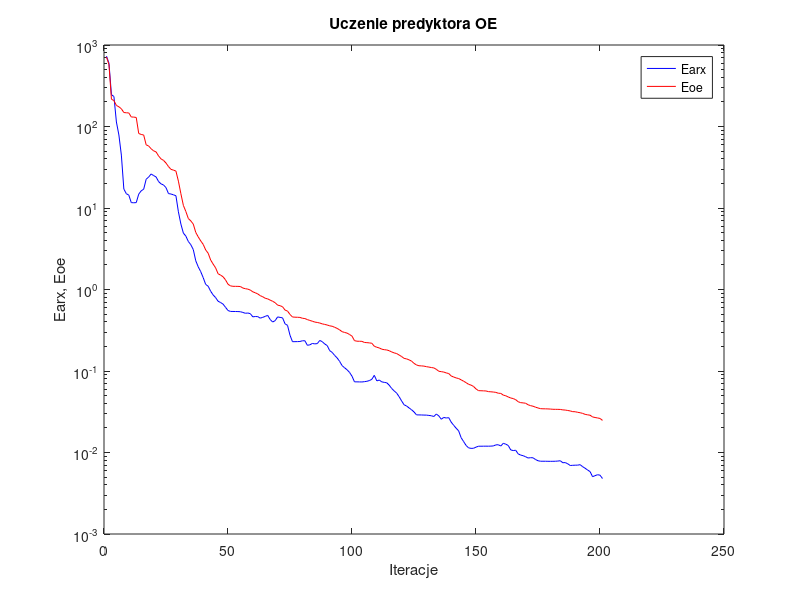
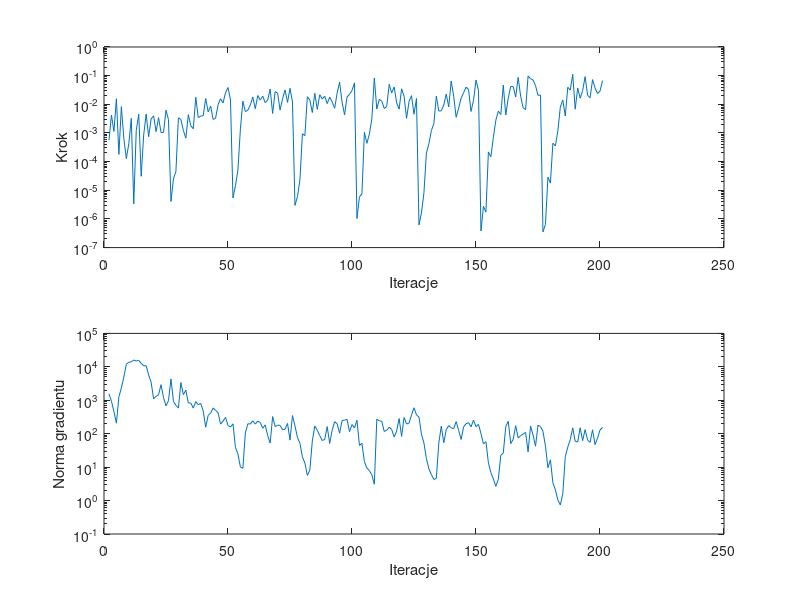

These figures' MATLAB source, in order:
%uczenie predyktora oe
clear all;
n=0; farx(n+1)=7.305929e+002; foe(n+1)=7.127307e+002; wspucz(n+1)=0.000000e+000; ng(n+1)=0.000000e+000;
%odnowa zmiennej metryki
n=1; farx(n+1)=5.971635e+002; foe(n+1)=5.753221e+002; krok(n+1)=5.534736e-004; ng(n+1)=1.560336e+003;
n=2; farx(n+1)=2.452291e+002; foe(n+1)=2.160370e+002; krok(n+1)=4.236653e-003; ng(n+1)=9.384723e+002;
n=3; farx(n+1)=2.337145e+002; foe(n+1)=2.083465e+002; krok(n+1)=1.133637e-003; ng(n+1)=4.568252e+002;
n=4; farx(n+1)=1.135886e+002; foe(n+1)=1.813433e+002; krok(n+1)=1.559909e-002; ng(n+1)=2.068282e+002;
n=5; farx(n+1)=7.879776e+001; foe(n+1)=1.744930e+002; krok(n+1)=1.784716e-004; ng(n+1)=1.272661e+003;
n=6; farx(n+1)=4.460169e+001; foe(n+1)=1.650665e+002; krok(n+1)=8.300976e-003; ng(n+1)=2.319680e+003;
n=7; farx(n+1)=1.707757e+001; foe(n+1)=1.484283e+002; krok(n+1)=6.459813e-004; ng(n+1)=4.938469e+003;
n=8; farx(n+1)=1.498343e+001; foe(n+1)=1.474043e+002; krok(n+1)=1.270135e-004; ng(n+1)=1.206755e+004;
n=9; farx(n+1)=1.438266e+001; foe(n+1)=1.467466e+002; krok(n+1)=4.187132e-004; ng(n+1)=1.363008e+004;
n=10; farx(n+1)=1.163866e+001; foe(n+1)=1.308309e+002; krok(n+1)=3.234251e-003; ng(n+1)=1.419217e+004;
n=11; farx(n+1)=1.159749e+001; foe(n+1)=1.304960e+002; krok(n+1)=3.348616e-006; ng(n+1)=1.594562e+004;
n=12; farx(n+1)=1.164346e+001; foe(n+1)=1.290148e+002; krok(n+1)=1.212360e-003; ng(n+1)=1.492309e+004;
n=13; farx(n+1)=1.479877e+001; foe(n+1)=8.209325e+001; krok(n+1)=4.550450e-003; ng(n+1)=1.561291e+004;
n=14; farx(n+1)=1.625455e+001; foe(n+1)=7.988436e+001; krok(n+1)=3.079431e-005; ng(n+1)=1.264627e+004;
n=15; farx(n+1)=1.699901e+001; foe(n+1)=7.866313e+001; krok(n+1)=8.500296e-004; ng(n+1)=1.072791e+004;
n=16; farx(n+1)=2.254149e+001; foe(n+1)=5.960288e+001; krok(n+1)=4.586643e-003; ng(n+1)=1.072054e+004;
n=17; farx(n+1)=2.397163e+001; foe(n+1)=5.768514e+001; krok(n+1)=7.368272e-004; ng(n+1)=5.713383e+003;
n=18; farx(n+1)=2.615105e+001; foe(n+1)=5.333555e+001; krok(n+1)=3.096185e-003; ng(n+1)=3.470567e+003;
n=19; farx(n+1)=2.501212e+001; foe(n+1)=5.029659e+001; krok(n+1)=3.965892e-003; ng(n+1)=1.101069e+003;
n=20; farx(n+1)=2.404707e+001; foe(n+1)=4.877115e+001; krok(n+1)=1.116025e-003; ng(n+1)=1.309768e+003;
n=21; farx(n+1)=2.111559e+001; foe(n+1)=4.353086e+001; krok(n+1)=3.416071e-003; ng(n+1)=1.465867e+003;
n=22; farx(n+1)=1.978092e+001; foe(n+1)=4.004777e+001; krok(n+1)=1.037622e-003; ng(n+1)=2.923053e+003;
n=23; farx(n+1)=1.917167e+001; foe(n+1)=3.840086e+001; krok(n+1)=1.037622e-003; ng(n+1)=1.199904e+003;
n=24; farx(n+1)=1.777910e+001; foe(n+1)=3.560824e+001; krok(n+1)=6.256921e-003; ng(n+1)=6.799708e+002;
n=25; farx(n+1)=1.502008e+001; foe(n+1)=3.224477e+001; krok(n+1)=2.926191e-003; ng(n+1)=9.710307e+002;
%odnowa zmiennej metryki
n=26; farx(n+1)=1.485024e+001; foe(n+1)=2.981132e+001; krok(n+1)=4.053211e-006; ng(n+1)=4.347319e+003;
n=27; farx(n+1)=1.451612e+001; foe(n+1)=2.916889e+001; krok(n+1)=2.480406e-005; ng(n+1)=9.167963e+002;
n=28; farx(n+1)=1.414955e+001; foe(n+1)=2.837670e+001; krok(n+1)=4.572173e-005; ng(n+1)=7.029172e+002;
n=29; farx(n+1)=8.980877e+000; foe(n+1)=2.135655e+001; krok(n+1)=3.373181e-003; ng(n+1)=5.840256e+002;
n=30; farx(n+1)=6.355485e+000; foe(n+1)=1.497111e+001; krok(n+1)=2.957764e-003; ng(n+1)=3.394554e+003;
n=31; farx(n+1)=4.926743e+000; foe(n+1)=1.077552e+001; krok(n+1)=1.224233e-003; ng(n+1)=1.468053e+003;
n=32; farx(n+1)=4.519671e+000; foe(n+1)=9.064639e+000; krok(n+1)=6.586506e-004; ng(n+1)=2.013634e+003;
n=33; farx(n+1)=3.885812e+000; foe(n+1)=7.428109e+000; krok(n+1)=4.337081e-003; ng(n+1)=8.347873e+002;
n=34; farx(n+1)=3.546522e+000; foe(n+1)=6.943820e+000; krok(n+1)=1.790920e-003; ng(n+1)=8.243222e+002;
n=35; farx(n+1)=3.091326e+000; foe(n+1)=6.349034e+000; krok(n+1)=1.402081e-003; ng(n+1)=5.826186e+002;
n=36; farx(n+1)=2.250090e+000; foe(n+1)=5.014490e+000; krok(n+1)=1.763378e-002; ng(n+1)=9.057997e+002;
n=37; farx(n+1)=1.896272e+000; foe(n+1)=4.418409e+000; krok(n+1)=3.446556e-003; ng(n+1)=7.380230e+002;
n=38; farx(n+1)=1.655087e+000; foe(n+1)=3.946047e+000; krok(n+1)=3.907882e-003; ng(n+1)=8.059329e+002;
n=39; farx(n+1)=1.398567e+000; foe(n+1)=3.578953e+000; krok(n+1)=3.990929e-003; ng(n+1)=4.755196e+002;
n=40; farx(n+1)=1.154226e+000; foe(n+1)=3.056620e+000; krok(n+1)=1.586357e-002; ng(n+1)=1.560571e+002;
n=41; farx(n+1)=1.097338e+000; foe(n+1)=2.788180e+000; krok(n+1)=5.433546e-003; ng(n+1)=3.533652e+002;
n=42; farx(n+1)=9.530951e-001; foe(n+1)=2.303388e+000; krok(n+1)=8.704305e-003; ng(n+1)=4.160671e+002;
n=43; farx(n+1)=8.582462e-001; foe(n+1)=2.050989e+000; krok(n+1)=2.972972e-003; ng(n+1)=5.882226e+002;
n=44; farx(n+1)=7.959254e-001; foe(n+1)=1.844242e+000; krok(n+1)=3.303815e-003; ng(n+1)=4.985917e+002;
n=45; farx(n+1)=7.176754e-001; foe(n+1)=1.560415e+000; krok(n+1)=9.767882e-003; ng(n+1)=4.245944e+002;
n=46; farx(n+1)=6.924184e-001; foe(n+1)=1.502353e+000; krok(n+1)=1.567500e-002; ng(n+1)=1.931041e+002;
n=47; farx(n+1)=6.620504e-001; foe(n+1)=1.433708e+000; krok(n+1)=1.111520e-002; ng(n+1)=2.402759e+002;
n=48; farx(n+1)=6.046124e-001; foe(n+1)=1.312875e+000; krok(n+1)=2.550930e-002; ng(n+1)=3.053815e+002;
n=49; farx(n+1)=5.523577e-001; foe(n+1)=1.159964e+000; krok(n+1)=3.852379e-002; ng(n+1)=1.760806e+002;
n=50; farx(n+1)=5.383339e-001; foe(n+1)=1.107750e+000; krok(n+1)=1.417782e-002; ng(n+1)=1.576256e+002;
%odnowa zmiennej metryki
n=51; farx(n+1)=5.376786e-001; foe(n+1)=1.094443e+000; krok(n+1)=5.412384e-006; ng(n+1)=1.973074e+002;
n=52; farx(n+1)=5.370639e-001; foe(n+1)=1.093506e+000; krok(n+1)=1.447119e-005; ng(n+1)=3.866329e+001;
n=53; farx(n+1)=5.361392e-001; foe(n+1)=1.092478e+000; krok(n+1)=5.097701e-005; ng(n+1)=2.499185e+001;
n=54; farx(n+1)=5.336592e-001; foe(n+1)=1.087876e+000; krok(n+1)=1.389400e-003; ng(n+1)=1.006914e+001;
n=55; farx(n+1)=5.231712e-001; foe(n+1)=1.041932e+000; krok(n+1)=1.285709e-002; ng(n+1)=9.232227e+000;
n=56; farx(n+1)=5.110080e-001; foe(n+1)=1.023374e+000; krok(n+1)=5.548179e-003; ng(n+1)=1.057025e+002;
n=57; farx(n+1)=5.147188e-001; foe(n+1)=1.010584e+000; krok(n+1)=6.192369e-003; ng(n+1)=1.986121e+002;
n=58; farx(n+1)=5.051328e-001; foe(n+1)=9.840731e-001; krok(n+1)=9.436540e-003; ng(n+1)=1.941523e+002;
n=59; farx(n+1)=4.619700e-001; foe(n+1)=9.366912e-001; krok(n+1)=1.792791e-002; ng(n+1)=2.440076e+002;
n=60; farx(n+1)=4.660558e-001; foe(n+1)=9.116877e-001; krok(n+1)=6.980962e-003; ng(n+1)=1.937793e+002;
n=61; farx(n+1)=4.648871e-001; foe(n+1)=8.823662e-001; krok(n+1)=2.025137e-002; ng(n+1)=2.371892e+002;
n=62; farx(n+1)=4.450254e-001; foe(n+1)=8.404889e-001; krok(n+1)=1.406421e-002; ng(n+1)=2.169550e+002;
n=63; farx(n+1)=4.551478e-001; foe(n+1)=8.149484e-001; krok(n+1)=1.923658e-002; ng(n+1)=1.457862e+002;
n=64; farx(n+1)=4.680663e-001; foe(n+1)=7.811166e-001; krok(n+1)=1.142218e-002; ng(n+1)=1.833801e+002;
n=65; farx(n+1)=4.811448e-001; foe(n+1)=7.672556e-001; krok(n+1)=1.406421e-002; ng(n+1)=8.786350e+001;
n=66; farx(n+1)=4.289021e-001; foe(n+1)=7.409087e-001; krok(n+1)=3.406610e-002; ng(n+1)=5.243057e+001;
n=67; farx(n+1)=3.994457e-001; foe(n+1)=7.172857e-001; krok(n+1)=4.782427e-003; ng(n+1)=3.257162e+002;
n=68; farx(n+1)=4.143872e-001; foe(n+1)=6.886270e-001; krok(n+1)=2.762153e-002; ng(n+1)=1.630979e+002;
n=69; farx(n+1)=4.609319e-001; foe(n+1)=6.432342e-001; krok(n+1)=2.452306e-002; ng(n+1)=1.793497e+002;
n=70; farx(n+1)=4.546369e-001; foe(n+1)=6.328063e-001; krok(n+1)=6.303106e-003; ng(n+1)=1.776399e+002;
n=71; farx(n+1)=4.490038e-001; foe(n+1)=6.142467e-001; krok(n+1)=1.556427e-002; ng(n+1)=1.315951e+002;
n=72; farx(n+1)=3.793143e-001; foe(n+1)=5.592948e-001; krok(n+1)=3.172883e-002; ng(n+1)=1.356889e+002;
n=73; farx(n+1)=3.631683e-001; foe(n+1)=5.437284e-001; krok(n+1)=1.165759e-002; ng(n+1)=2.026849e+002;
n=74; farx(n+1)=2.747550e-001; foe(n+1)=4.941707e-001; krok(n+1)=3.618094e-002; ng(n+1)=6.420246e+001;
n=75; farx(n+1)=2.289671e-001; foe(n+1)=4.601131e-001; krok(n+1)=1.203834e-002; ng(n+1)=3.497788e+002;
%odnowa zmiennej metryki
n=76; farx(n+1)=2.291345e-001; foe(n+1)=4.574256e-001; krok(n+1)=2.960578e-006; ng(n+1)=1.726709e+002;
n=77; farx(n+1)=2.294422e-001; foe(n+1)=4.562746e-001; krok(n+1)=6.005855e-006; ng(n+1)=7.776678e+001;
n=78; farx(n+1)=2.301598e-001; foe(n+1)=4.544788e-001; krok(n+1)=2.323045e-005; ng(n+1)=5.154653e+001;
n=79; farx(n+1)=2.349112e-001; foe(n+1)=4.437662e-001; krok(n+1)=9.382450e-004; ng(n+1)=2.023764e+001;
n=80; farx(n+1)=2.352143e-001; foe(n+1)=4.399087e-001; krok(n+1)=8.058731e-004; ng(n+1)=1.328423e+001;
n=81; farx(n+1)=2.067574e-001; foe(n+1)=4.274737e-001; krok(n+1)=1.840296e-002; ng(n+1)=5.653145e+000;
n=82; farx(n+1)=2.095095e-001; foe(n+1)=4.171656e-001; krok(n+1)=1.406421e-002; ng(n+1)=8.158831e+000;
n=83; farx(n+1)=2.177080e-001; foe(n+1)=4.083596e-001; krok(n+1)=5.173682e-003; ng(n+1)=6.061935e+001;
n=84; farx(n+1)=2.152899e-001; foe(n+1)=3.983599e-001; krok(n+1)=2.419175e-002; ng(n+1)=1.703651e+002;
n=85; farx(n+1)=2.168189e-001; foe(n+1)=3.941942e-001; krok(n+1)=6.669234e-003; ng(n+1)=1.261726e+002;
n=86; farx(n+1)=2.371477e-001; foe(n+1)=3.877441e-001; krok(n+1)=2.160287e-002; ng(n+1)=8.801110e+001;
n=87; farx(n+1)=2.290807e-001; foe(n+1)=3.787721e-001; krok(n+1)=1.540867e-002; ng(n+1)=6.252328e+001;
n=88; farx(n+1)=2.146480e-001; foe(n+1)=3.729234e-001; krok(n+1)=1.906683e-002; ng(n+1)=6.749569e+001;
n=89; farx(n+1)=2.052721e-001; foe(n+1)=3.667053e-001; krok(n+1)=1.058808e-002; ng(n+1)=1.632353e+002;
n=90; farx(n+1)=1.776835e-001; foe(n+1)=3.583762e-001; krok(n+1)=1.779884e-002; ng(n+1)=5.092669e+001;
n=91; farx(n+1)=1.693042e-001; foe(n+1)=3.540218e-001; krok(n+1)=1.214548e-002; ng(n+1)=1.277402e+002;
n=92; farx(n+1)=1.553584e-001; foe(n+1)=3.438721e-001; krok(n+1)=7.242402e-003; ng(n+1)=2.286722e+002;
n=93; farx(n+1)=1.447420e-001; foe(n+1)=3.334412e-001; krok(n+1)=2.452306e-002; ng(n+1)=1.988071e+002;
n=94; farx(n+1)=1.313389e-001; foe(n+1)=3.197921e-001; krok(n+1)=5.908701e-002; ng(n+1)=1.033686e+002;
n=95; farx(n+1)=1.164859e-001; foe(n+1)=3.039098e-001; krok(n+1)=1.184956e-002; ng(n+1)=2.465832e+002;
n=96; farx(n+1)=1.095975e-001; foe(n+1)=2.973089e-001; krok(n+1)=4.290347e-003; ng(n+1)=2.537301e+002;
n=97; farx(n+1)=1.035836e-001; foe(n+1)=2.918565e-001; krok(n+1)=1.797739e-002; ng(n+1)=2.685943e+002;
n=98; farx(n+1)=9.619646e-002; foe(n+1)=2.806455e-001; krok(n+1)=2.243356e-002; ng(n+1)=1.149763e+002;
n=99; farx(n+1)=8.634952e-002; foe(n+1)=2.678857e-001; krok(n+1)=3.034235e-002; ng(n+1)=1.878815e+002;
n=100; farx(n+1)=7.364203e-002; foe(n+1)=2.357513e-001; krok(n+1)=5.606295e-002; ng(n+1)=1.485765e+002;
%odnowa zmiennej metryki
n=101; farx(n+1)=7.359119e-002; foe(n+1)=2.320204e-001; krok(n+1)=1.035965e-006; ng(n+1)=2.522878e+002;
n=102; farx(n+1)=7.347889e-002; foe(n+1)=2.316835e-001; krok(n+1)=5.852529e-006; ng(n+1)=4.447837e+001;
n=103; farx(n+1)=7.336621e-002; foe(n+1)=2.311666e-001; krok(n+1)=7.471755e-006; ng(n+1)=5.154715e+001;
n=104; farx(n+1)=7.399266e-002; foe(n+1)=2.240205e-001; krok(n+1)=1.050273e-003; ng(n+1)=1.463863e+001;
n=105; farx(n+1)=7.479719e-002; foe(n+1)=2.228164e-001; krok(n+1)=4.342261e-004; ng(n+1)=9.412736e+000;
n=106; farx(n+1)=7.629426e-002; foe(n+1)=2.213220e-001; krok(n+1)=9.064776e-004; ng(n+1)=7.885364e+000;
n=107; farx(n+1)=7.906969e-002; foe(n+1)=2.189237e-001; krok(n+1)=3.122142e-003; ng(n+1)=5.895514e+000;
n=108; farx(n+1)=8.853591e-002; foe(n+1)=2.011042e-001; krok(n+1)=8.277891e-002; ng(n+1)=3.074959e+000;
n=109; farx(n+1)=7.563108e-002; foe(n+1)=1.956205e-001; krok(n+1)=6.802533e-003; ng(n+1)=2.724336e+002;
n=110; farx(n+1)=7.740768e-002; foe(n+1)=1.917873e-001; krok(n+1)=1.479563e-002; ng(n+1)=2.428551e+002;
n=111; farx(n+1)=7.360920e-002; foe(n+1)=1.852472e-001; krok(n+1)=1.295158e-002; ng(n+1)=2.355158e+002;
n=112; farx(n+1)=7.252157e-002; foe(n+1)=1.826368e-001; krok(n+1)=7.144846e-003; ng(n+1)=1.163525e+002;
n=113; farx(n+1)=7.176200e-002; foe(n+1)=1.812610e-001; krok(n+1)=8.368557e-003; ng(n+1)=1.272535e+002;
n=114; farx(n+1)=6.702513e-002; foe(n+1)=1.773556e-001; krok(n+1)=4.981739e-002; ng(n+1)=1.559800e+002;
n=115; farx(n+1)=6.106191e-002; foe(n+1)=1.713608e-001; krok(n+1)=2.477353e-002; ng(n+1)=1.335557e+002;
n=116; farx(n+1)=5.700473e-002; foe(n+1)=1.668471e-001; krok(n+1)=4.028924e-002; ng(n+1)=7.981450e+001;
n=117; farx(n+1)=5.355970e-002; foe(n+1)=1.637451e-001; krok(n+1)=1.127471e-002; ng(n+1)=1.204737e+002;
n=118; farx(n+1)=4.842138e-002; foe(n+1)=1.570793e-001; krok(n+1)=6.776891e-003; ng(n+1)=2.842377e+002;
n=119; farx(n+1)=4.293871e-002; foe(n+1)=1.505234e-001; krok(n+1)=3.474191e-002; ng(n+1)=8.279038e+001;
n=120; farx(n+1)=3.851404e-002; foe(n+1)=1.428764e-001; krok(n+1)=1.916842e-002; ng(n+1)=3.048401e+002;
n=121; farx(n+1)=3.722132e-002; foe(n+1)=1.408655e-001; krok(n+1)=3.225080e-003; ng(n+1)=1.950152e+002;
n=122; farx(n+1)=3.524215e-002; foe(n+1)=1.370894e-001; krok(n+1)=1.251384e-002; ng(n+1)=2.080279e+002;
n=123; farx(n+1)=3.349015e-002; foe(n+1)=1.323680e-001; krok(n+1)=2.000182e-002; ng(n+1)=3.607489e+002;
n=124; farx(n+1)=3.146140e-002; foe(n+1)=1.241735e-001; krok(n+1)=4.508154e-003; ng(n+1)=5.980895e+002;
n=125; farx(n+1)=2.895858e-002; foe(n+1)=1.186477e-001; krok(n+1)=1.596372e-002; ng(n+1)=3.641228e+002;
%odnowa zmiennej metryki
n=126; farx(n+1)=2.892092e-002; foe(n+1)=1.159872e-001; krok(n+1)=6.180228e-007; ng(n+1)=3.144590e+002;
n=127; farx(n+1)=2.887477e-002; foe(n+1)=1.155433e-001; krok(n+1)=1.598501e-006; ng(n+1)=9.707360e+001;
n=128; farx(n+1)=2.878290e-002; foe(n+1)=1.148173e-001; krok(n+1)=8.129247e-006; ng(n+1)=5.263588e+001;
n=129; farx(n+1)=2.875719e-002; foe(n+1)=1.130631e-001; krok(n+1)=1.992914e-004; ng(n+1)=1.787490e+001;
n=130; farx(n+1)=2.850679e-002; foe(n+1)=1.117017e-001; krok(n+1)=4.168272e-004; ng(n+1)=8.940368e+000;
n=131; farx(n+1)=2.824058e-002; foe(n+1)=1.103001e-001; krok(n+1)=1.207428e-003; ng(n+1)=6.026242e+000;
n=132; farx(n+1)=2.766179e-002; foe(n+1)=1.091338e-001; krok(n+1)=2.106031e-003; ng(n+1)=4.286154e+000;
n=133; farx(n+1)=2.966897e-002; foe(n+1)=1.048344e-001; krok(n+1)=1.936662e-002; ng(n+1)=4.626141e+000;
n=134; farx(n+1)=2.813377e-002; foe(n+1)=9.923981e-002; krok(n+1)=5.792131e-003; ng(n+1)=5.294205e+001;
n=135; farx(n+1)=2.559485e-002; foe(n+1)=9.821753e-002; krok(n+1)=5.924781e-003; ng(n+1)=1.680579e+002;
n=136; farx(n+1)=2.694110e-002; foe(n+1)=9.701787e-002; krok(n+1)=9.378531e-003; ng(n+1)=5.382314e+001;
n=137; farx(n+1)=2.649687e-002; foe(n+1)=9.477333e-002; krok(n+1)=2.272818e-002; ng(n+1)=1.313015e+002;
n=138; farx(n+1)=2.677404e-002; foe(n+1)=9.308450e-002; krok(n+1)=8.111094e-003; ng(n+1)=1.747533e+002;
n=139; farx(n+1)=2.356838e-002; foe(n+1)=8.696324e-002; krok(n+1)=6.504518e-002; ng(n+1)=1.497293e+002;
n=140; farx(n+1)=2.157216e-002; foe(n+1)=8.435089e-002; krok(n+1)=1.922414e-002; ng(n+1)=1.414318e+002;
n=141; farx(n+1)=1.985824e-002; foe(n+1)=8.225364e-002; krok(n+1)=3.514634e-003; ng(n+1)=2.298490e+002;
n=142; farx(n+1)=1.842738e-002; foe(n+1)=8.080295e-002; krok(n+1)=7.366454e-003; ng(n+1)=1.259379e+002;
n=143; farx(n+1)=1.520245e-002; foe(n+1)=7.793105e-002; krok(n+1)=1.640862e-002; ng(n+1)=6.711557e+001;
n=144; farx(n+1)=1.362600e-002; foe(n+1)=7.500918e-002; krok(n+1)=2.550930e-002; ng(n+1)=1.601764e+002;
n=145; farx(n+1)=1.220955e-002; foe(n+1)=7.195221e-002; krok(n+1)=3.948745e-002; ng(n+1)=1.991524e+002;
n=146; farx(n+1)=1.140900e-002; foe(n+1)=6.869741e-002; krok(n+1)=3.320390e-002; ng(n+1)=2.136933e+002;
n=147; farx(n+1)=1.124030e-002; foe(n+1)=6.711787e-002; krok(n+1)=5.608324e-003; ng(n+1)=1.601417e+002;
n=148; farx(n+1)=1.126956e-002; foe(n+1)=6.463050e-002; krok(n+1)=1.391254e-002; ng(n+1)=2.552846e+002;
n=149; farx(n+1)=1.163282e-002; foe(n+1)=6.031194e-002; krok(n+1)=7.045190e-002; ng(n+1)=1.621789e+002;
n=150; farx(n+1)=1.194367e-002; foe(n+1)=5.739976e-002; krok(n+1)=3.026697e-002; ng(n+1)=1.907753e+002;
%odnowa zmiennej metryki
n=151; farx(n+1)=1.194349e-002; foe(n+1)=5.725120e-002; krok(n+1)=3.793929e-007; ng(n+1)=1.007558e+002;
n=152; farx(n+1)=1.195121e-002; foe(n+1)=5.707972e-002; krok(n+1)=2.770138e-006; ng(n+1)=4.972662e+001;
n=153; farx(n+1)=1.196285e-002; foe(n+1)=5.691073e-002; krok(n+1)=1.729350e-006; ng(n+1)=5.803741e+001;
n=154; farx(n+1)=1.194925e-002; foe(n+1)=5.585251e-002; krok(n+1)=2.178502e-004; ng(n+1)=1.347218e+001;
n=155; farx(n+1)=1.198097e-002; foe(n+1)=5.556613e-002; krok(n+1)=1.472618e-004; ng(n+1)=6.827660e+000;
n=156; farx(n+1)=1.203967e-002; foe(n+1)=5.520260e-002; krok(n+1)=7.010405e-004; ng(n+1)=4.469581e+000;
n=157; farx(n+1)=1.240208e-002; foe(n+1)=5.468011e-002; krok(n+1)=2.774090e-003; ng(n+1)=2.661664e+000;
n=158; farx(n+1)=1.245232e-002; foe(n+1)=5.336565e-002; krok(n+1)=5.788172e-003; ng(n+1)=4.392727e+000;
n=159; farx(n+1)=1.200645e-002; foe(n+1)=5.313577e-002; krok(n+1)=4.375565e-003; ng(n+1)=2.255735e+001;
n=160; farx(n+1)=1.296299e-002; foe(n+1)=5.058068e-002; krok(n+1)=4.663645e-002; ng(n+1)=2.626610e+001;
n=161; farx(n+1)=1.265291e-002; foe(n+1)=4.966338e-002; krok(n+1)=4.221744e-003; ng(n+1)=1.633575e+002;
n=162; farx(n+1)=1.219905e-002; foe(n+1)=4.803798e-002; krok(n+1)=1.685330e-002; ng(n+1)=2.350336e+002;
n=163; farx(n+1)=1.076205e-002; foe(n+1)=4.664875e-002; krok(n+1)=4.186607e-002; ng(n+1)=5.057728e+001;
n=164; farx(n+1)=1.055781e-002; foe(n+1)=4.589634e-002; krok(n+1)=4.134280e-002; ng(n+1)=6.840975e+001;
n=165; farx(n+1)=1.066452e-002; foe(n+1)=4.449008e-002; krok(n+1)=1.791379e-002; ng(n+1)=1.731831e+002;
n=166; farx(n+1)=9.627485e-003; foe(n+1)=4.198507e-002; krok(n+1)=8.693674e-002; ng(n+1)=7.417904e+001;
n=167; farx(n+1)=9.301351e-003; foe(n+1)=4.090436e-002; krok(n+1)=1.916842e-002; ng(n+1)=8.762373e+001;
n=168; farx(n+1)=9.137731e-003; foe(n+1)=4.061522e-002; krok(n+1)=7.609550e-003; ng(n+1)=9.701516e+001;
n=169; farx(n+1)=8.876963e-003; foe(n+1)=4.023900e-002; krok(n+1)=6.516379e-003; ng(n+1)=1.090804e+002;
n=170; farx(n+1)=8.557295e-003; foe(n+1)=3.853686e-002; krok(n+1)=9.790078e-002; ng(n+1)=2.873733e+001;
n=171; farx(n+1)=8.640543e-003; foe(n+1)=3.758860e-002; krok(n+1)=7.799474e-002; ng(n+1)=1.692319e+002;
n=172; farx(n+1)=8.609563e-003; foe(n+1)=3.696272e-002; krok(n+1)=7.053511e-002; ng(n+1)=9.225177e+001;
n=173; farx(n+1)=8.203061e-003; foe(n+1)=3.597761e-002; krok(n+1)=4.486659e-002; ng(n+1)=4.233966e+001;
n=174; farx(n+1)=7.923253e-003; foe(n+1)=3.519398e-002; krok(n+1)=2.054980e-002; ng(n+1)=1.796820e+002;
n=175; farx(n+1)=7.814856e-003; foe(n+1)=3.452292e-002; krok(n+1)=2.097129e-002; ng(n+1)=1.631515e+002;
%odnowa zmiennej metryki
n=176; farx(n+1)=7.813388e-003; foe(n+1)=3.437432e-002; krok(n+1)=3.519078e-007; ng(n+1)=1.183285e+002;
n=177; farx(n+1)=7.812494e-003; foe(n+1)=3.434742e-002; krok(n+1)=6.454124e-007; ng(n+1)=4.247310e+001;
n=178; farx(n+1)=7.801011e-003; foe(n+1)=3.425655e-002; krok(n+1)=2.860122e-005; ng(n+1)=9.605458e+000;
n=179; farx(n+1)=7.794268e-003; foe(n+1)=3.412023e-002; krok(n+1)=1.782892e-005; ng(n+1)=1.644247e+001;
n=180; farx(n+1)=7.800102e-003; foe(n+1)=3.390768e-002; krok(n+1)=4.393293e-004; ng(n+1)=3.416730e+000;
n=181; farx(n+1)=7.811213e-003; foe(n+1)=3.386416e-002; krok(n+1)=3.519628e-004; ng(n+1)=2.102884e+000;
n=182; farx(n+1)=7.853049e-003; foe(n+1)=3.383848e-002; krok(n+1)=1.175649e-003; ng(n+1)=1.044340e+000;
n=183; farx(n+1)=7.923466e-003; foe(n+1)=3.375782e-002; krok(n+1)=8.003391e-003; ng(n+1)=7.380770e-001;
n=184; farx(n+1)=7.490437e-003; foe(n+1)=3.334790e-002; krok(n+1)=1.417782e-002; ng(n+1)=1.604558e+000;
n=185; farx(n+1)=7.522719e-003; foe(n+1)=3.317538e-002; krok(n+1)=3.916767e-003; ng(n+1)=2.048271e+001;
n=186; farx(n+1)=7.266136e-003; foe(n+1)=3.277827e-002; krok(n+1)=3.915074e-002; ng(n+1)=3.969433e+001;
n=187; farx(n+1)=6.926645e-003; foe(n+1)=3.236214e-002; krok(n+1)=3.129602e-002; ng(n+1)=6.616797e+001;
n=188; farx(n+1)=6.963589e-003; foe(n+1)=3.172502e-002; krok(n+1)=1.114169e-001; ng(n+1)=1.500756e+002;
n=189; farx(n+1)=6.988051e-003; foe(n+1)=3.164273e-002; krok(n+1)=6.776891e-003; ng(n+1)=5.945254e+001;
n=190; farx(n+1)=6.998393e-003; foe(n+1)=3.112908e-002; krok(n+1)=3.706539e-002; ng(n+1)=5.632026e+001;
n=191; farx(n+1)=7.090215e-003; foe(n+1)=3.076353e-002; krok(n+1)=1.634950e-002; ng(n+1)=1.510241e+002;
n=192; farx(n+1)=6.699249e-003; foe(n+1)=3.019374e-002; krok(n+1)=3.002384e-002; ng(n+1)=6.226076e+001;
n=193; farx(n+1)=6.409561e-003; foe(n+1)=2.938543e-002; krok(n+1)=9.233170e-002; ng(n+1)=1.326087e+002;
n=194; farx(n+1)=6.095722e-003; foe(n+1)=2.898916e-002; krok(n+1)=2.055621e-002; ng(n+1)=6.432267e+001;
n=195; farx(n+1)=5.829143e-003; foe(n+1)=2.868028e-002; krok(n+1)=1.694236e-002; ng(n+1)=5.515749e+001;
n=196; farx(n+1)=5.047542e-003; foe(n+1)=2.732852e-002; krok(n+1)=7.280720e-002; ng(n+1)=1.307635e+002;
n=197; farx(n+1)=5.197442e-003; foe(n+1)=2.689122e-002; krok(n+1)=3.696362e-002; ng(n+1)=4.710324e+001;
n=198; farx(n+1)=5.338421e-003; foe(n+1)=2.654296e-002; krok(n+1)=2.378798e-002; ng(n+1)=7.380298e+001;
n=199; farx(n+1)=5.271437e-003; foe(n+1)=2.618048e-002; krok(n+1)=2.876670e-002; ng(n+1)=1.287153e+002;
n=200; farx(n+1)=4.798478e-003; foe(n+1)=2.477134e-002; krok(n+1)=6.677458e-002; ng(n+1)=1.531832e+002;

figure; semilogy(farx,'b'); hold on; semilogy(foe,'r'); xlabel('Iteracje'); ylabel('Earx, Eoe'); legend('Earx','Eoe'); title('Uczenie predyktora OE');
figure; subplot(2,1,1); semilogy(krok); xlabel('Iteracje'); ylabel('Krok');
subplot(2,1,2); semilogy(ng); xlabel('Iteracje'); ylabel('Norma gradientu');
Earx=farx(n+1)
Eoe=foe(n+1)
